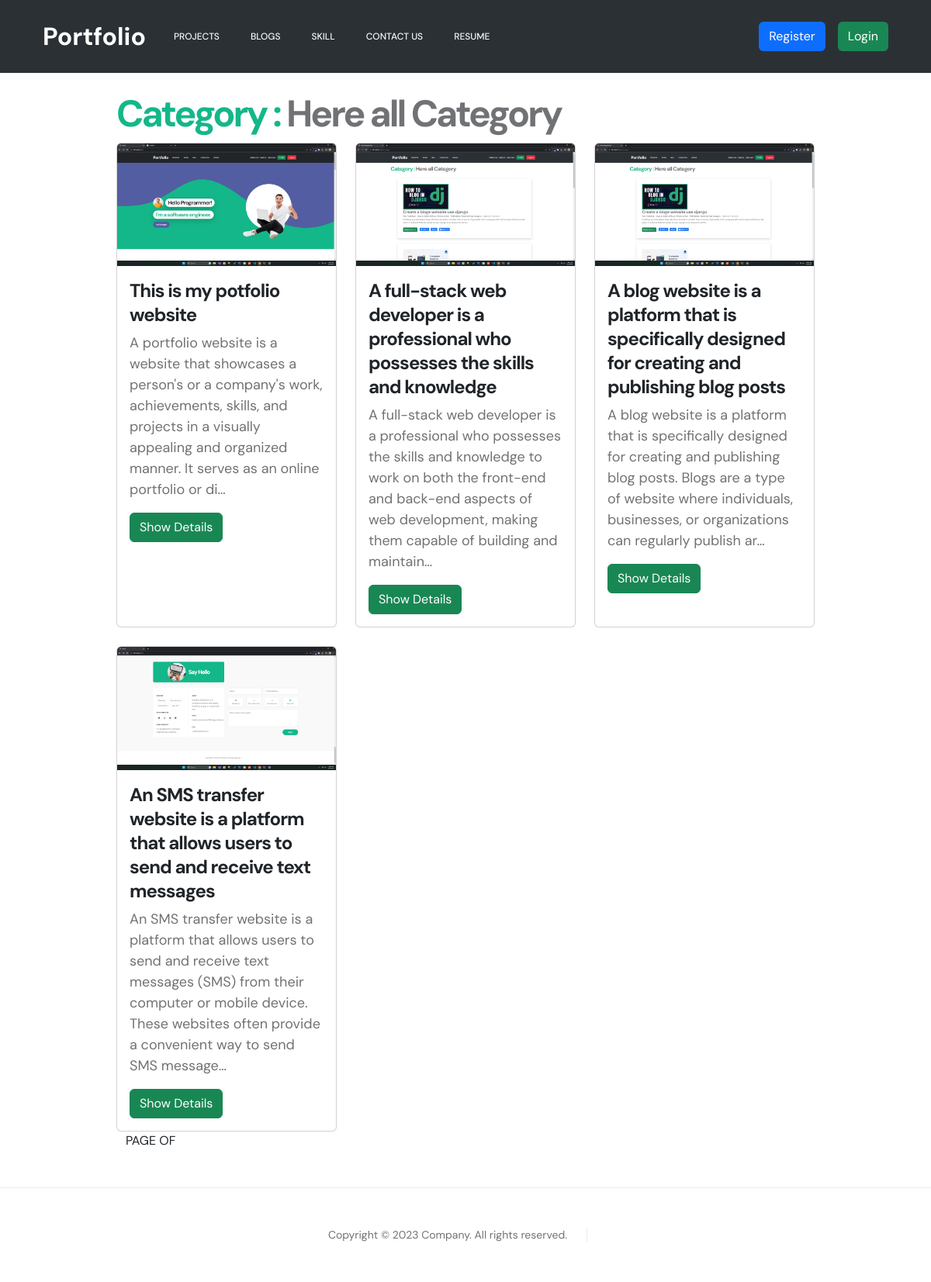
The app's page /all_project/ with its own data.
### project_showcase/models.py (models this page shows, shortened)
class Project(models.Model):
    title = models.CharField(max_length=200)
    description = models.TextField()
    screenshots = models.ImageField(upload_to='project_screenshots/')
    technologies_used = models.CharField(max_length=200)
    project_url = models.URLField()
    category = models.ForeignKey(ProjectCategory, on_delete=models.CASCADE)
    slug = models.SlugField(max_length=250, unique=True, null=True, blank=True, allow_unicode=True)

### project_showcase/views.py (the view)
# urls.py: path('all_project/', views.sgowAllProjects, name = 'All_Project'),
def sgowAllProjects(request):
    project = Project.objects.all()
    return render(request, 'show_all_project.html', context={'project':project})

### project_showcase/templates/show_all_project.html (shortened to what this page needs)
{% extends "base.html" %}
{% load static %}
{% block link %}
	<link href="{% static 'css/templatemo-first-portfolio-style.css' %}" rel="stylesheet">
{% endblock link %}
{% block content %}
	<div class="w-75 m-auto mt-4 mb-5">
	<h2 class="mt-4 text-decoration-none">Category : <a href="{% url 'show_category' %}">Here all Category</a></h2>
    <div class="row row-cols-1 row-cols-md-3 g-4">
        {% for data in project %}
            <div class="col">
                <div class="card h-100">
                <img src="{{data.screenshots.url}}" class="card-img-top" alt="...">
                <div class="card-body">
                    <h5 class="card-title">{{data.title}}</h5>
                    <p class="card-text">{{data.description | truncatechars:200 | safe}}</p>
					<a class="btn btn-success" href="{% url 'detals_project' id=data.id slug=data.slug %}">Show Details</a>
                </div>
                </div>
            </div>
        {% endfor %}
      </div>
	<div class="container">
		<div class="pagination">
			<span class="step-links">
				<span class="current">
				PAGE {{ project.number }} OF {{ project.paginator.num_pages }}
				</span>
			</span>
		</div>
	</div>
</div>
{% endblock content %}

### static/css/templatemo-first-portfolio-style.css (style rules this page uses)
:root { --white-color: #ffffff; --primary-color: #535da1; --secondary-color: #14B789; --section-bg-color: #f9f9f9; --dark-color: #000000; --p-color: #717275; --border-color: #e9eaeb; --featured-border-color: #727aab; --body-font-family: 'DM Sans', sans-serif; --h1-font-size: 62px; --h2-font-size: 48px; --h3-font-size: 36px; --h4-font-size: 32px; --h5-font-size: 24px; --h6-font-size: 22px; --p-font-size: 18px; --menu-font-size: 12px; --copyright-font-size: 14px; --border-radius-large: 100px; --border-radius-medium: 20px; --border-radius-small: 10px; --font-weight-normal: 400; --font-weight-medium: 500; --font-weight-bold: 700; }
body { background: var(--white-color); font-family: var(--body-font-family); }
h2, h3, h4, h5, h6 { color: var(--dark-color); }
h1, h2, h3, h4, h5, h6 { font-weight: var(--font-weight-bold); letter-spacing: -1px; }
h2 { font-size: var(--h2-font-size); color: var(--secondary-color); letter-spacing: -3px; }
h5 { font-size: var(--h5-font-size); line-height: normal; }
p { color: var(--p-color); font-size: var(--p-font-size); font-weight: var(--font-weight-normal); }
a, button { touch-action: manipulation; transition: all 0.3s; }
a { color: var(--p-color); text-decoration: none; }

### records on screen
Project: screenshots (picture), title "This is my potfolio website", description "A portfolio website is a website that showcases a person's or a company's work, achievements, skills, and projects in a visually appealing and organized manner. It serves as an online portfolio or di…"
Project: screenshots (picture), title "A full-stack web developer is a professional who possesses the skills and knowledge", description "A full-stack web developer is a professional who possesses the skills and knowledge to work on both the front-end and back-end aspects of web development, making them capable of building and maintain…"
Project: screenshots (picture), title "A blog website is a platform that is specifically designed for creating and publishing blog posts", description "A blog website is a platform that is specifically designed for creating and publishing blog posts. Blogs are a type of website where individuals, businesses, or organizations can regularly publish ar…"
Project: screenshots (picture), title "An SMS transfer website is a platform that allows users to send and receive text messages", description "An SMS transfer website is a platform that allows users to send and receive text messages (SMS) from their computer or mobile device. These websites often provide a convenient way to send SMS message…"
